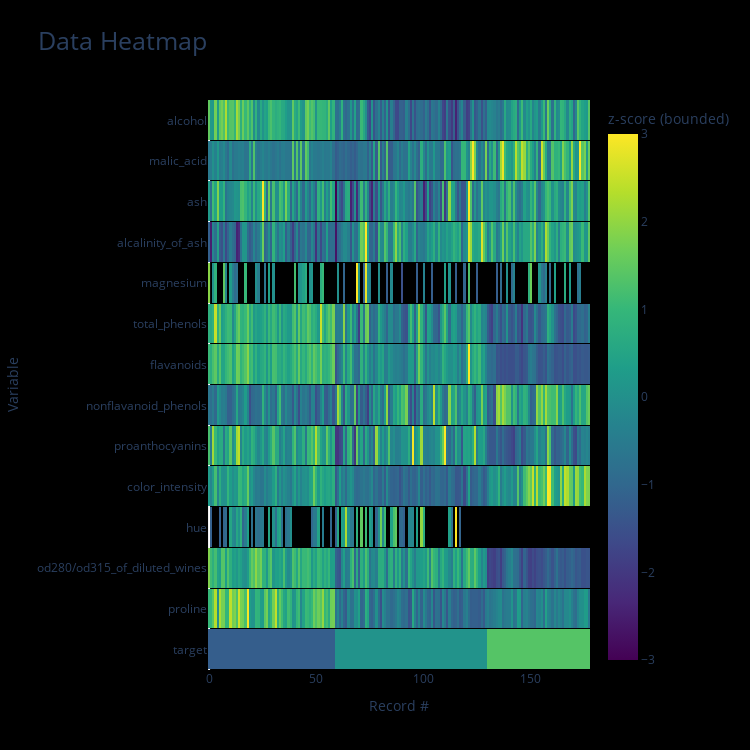

The notebook cell this image was saved under:
### Markdown cell above
## Interactive (Plotly)

### Code cell
data_heatmap(df, viz_backend="plotly")

### Figure 1 — Plotly figure (JSON) as saved in the notebook; plotly's stock layout.template omitted (floating-point values rounded to 4 significant figures; data arrays with more than 128 entries replaced by an {"elided": "..."} marker saying what was removed)
{"data": [{"colorbar": {"title": {"text": "z-score (bounded)"}}, "colorscale": [[0, "#440154"], [0.1111, "#482878"], [0.2222, "#3e4989"], [0.3333, "#31688e"], [0.4444, "#26828e"], [0.5556, "#1f9e89"], [0.6667, "#35b779"], [0.7778, "#6ece58"], [0.8889, "#b5de2b"], [1, "#fde725"]], "type": "heatmap", "x": [0, 1, 2, 3, 4, 5, 6, 7, 8, 9, 10, 11, 12, 13], "y": ["target", "proline", "od280/od315_of_diluted_wines", "hue", "color_intensity", "proanthocyanins", "nonflavanoid_phenols", "flavanoids", "total_phenols", "magnesium", "alcalinity_of_ash", "ash", "malic_acid", "alcohol"], "ygap": 1, "z": {"elided": "14x178 float values"}, "zmax": 3, "zmin": -3}], "layout": {"autosize": false, "height": 750, "paper_bgcolor": "rgb(0,0,0,0)", "plot_bgcolor": "rgb(0,0,0,0)", "title": {"font": {"size": 25}, "text": "Data Heatmap"}, "width": 750, "xaxis": {"autorange": true, "range": [-0.5, 177.5], "showgrid": false, "ticks": "", "title": {"text": "Record #"}, "type": "linear"}, "yaxis": {"automargin": true, "autorange": true, "range": [-0.5, 13.5], "showgrid": false, "ticks": "", "title": {"text": "Variable"}, "type": "category"}}}
